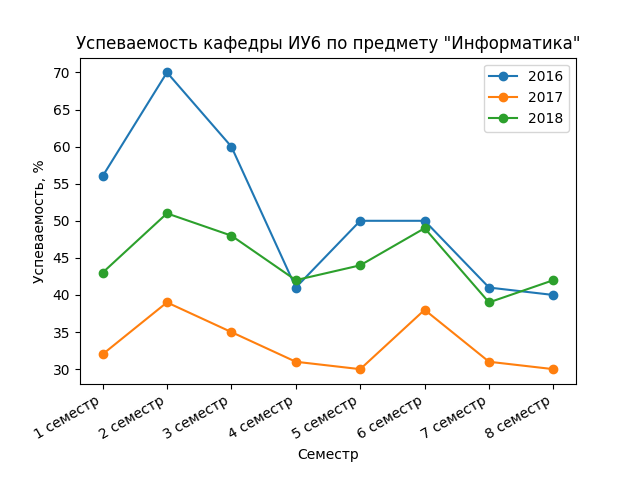

Here is the Python script that generated this plot:
# coding=utf-8
import pandas as pd
import matplotlib.pyplot as plt

# dates = ["2016-07-05 03:00:00", "2016-08-06 16:00:00", "2016-12-07 21:00:00",
#          "2016-19-08 23:00:00", "2016-25-09 06:00:00", "2016-12-10 21:00:00",
#          "2016-10-11 21:00:00", "2016-10-12 04:00:00", "2017-01-01 07:00:00",
#          "2017-01-02 07:00:00"]
dates = ["1 семестр", "2 семестр", "3 семестр", "4 семестр",
         "5 семестр", "6 семестр", "7 семестр", "8 семестр",
         "1 семестр", "2 семестр", "3 семестр", "4 семестр",
         "5 семестр", "6 семестр", "7 семестр", "8 семестр",
         "1 семестр", "2 семестр", "3 семестр", "4 семестр",
         "5 семестр", "6 семестр", "7 семестр", "8 семестр"]
# app = ["Thermometer","Thermometer","Thermometer","Thermostat","Thermostat","Thermometer",
#        "Thermostat","Thermometer","Thermostat","Thermometer"]
app = ["2016", "2016", "2016", "2016",
       "2016", "2016", "2016", "2016",
       "2017", "2017", "2017", "2017",
       "2017", "2017", "2017", "2017",
       "2018", "2018", "2018", "2018",
       "2018", "2018", "2018", "2018"]
# values = [22,19,25,21,20,18,21,20,19,23]
values = [56, 70, 60, 41,
          50, 50, 41, 40,
          32, 39, 35, 31,
          30, 38, 31, 30,
          43, 51, 48, 42,
          44, 49, 39, 42]
df = pd.DataFrame({"Date": dates, "Appliance": app, "Value": values})
# df.Date = pd.to_datetime(df['Date'], format='%Y-%d-%m %H:%M:%S')
df=df.set_index('Date')

##########

df1 = df[df["Appliance"] == "2016"]
df2 = df[df["Appliance"] == "2017"]
df3 = df[df["Appliance"] == "2018"]

plt.plot(df1.index, df1["Value"].values, marker="o", label="2016")
plt.plot(df2.index, df2["Value"].values, marker="o", label="2017")
plt.plot(df3.index, df3["Value"].values, marker="o", label="2018")
plt.gcf().autofmt_xdate()
plt.xlabel(u"Семестр")
plt.ylabel(u"Успеваемость, %")
plt.title(u"Успеваемость кафедры ИУ6 по предмету \"Информатика\"")
plt.legend()

plt.savefig('semester_stat3.png')
